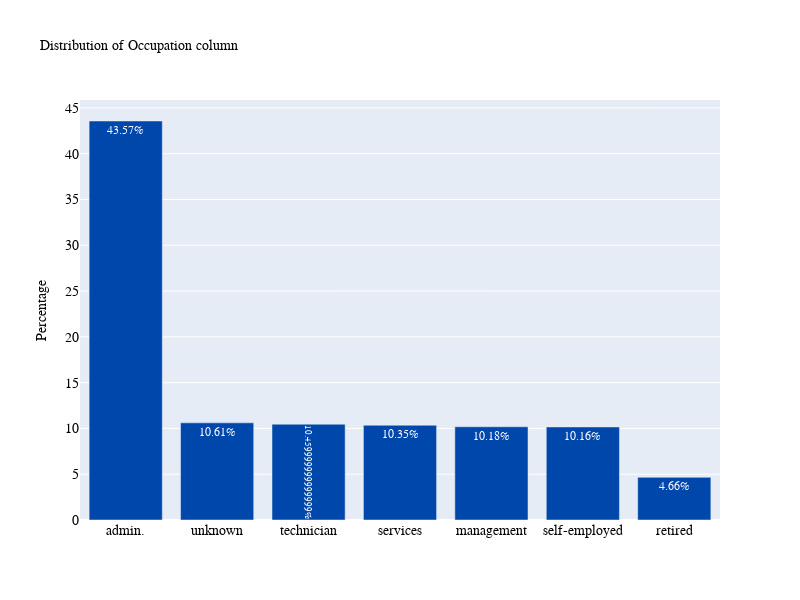

The notebook cell saved with this chart:
### Code cell
plot_bar('Occupation')

### Figure 1 — Plotly figure (JSON) as saved in the notebook; plotly's stock layout.template omitted (floating-point values rounded to 4 significant figures)
{"data": [{"marker": {"color": "#0047AB"}, "text": ["43.57%", "10.61%", "10.459999999999999%", "10.35%", "10.18%", "10.16%", "4.66%"], "textposition": "auto", "type": "bar", "x": ["admin.", "unknown", "technician", "services", "management", "self-employed", "retired"], "y": [43.57, 10.61, 10.46, 10.35, 10.18, 10.16, 4.66]}], "layout": {"autosize": false, "font": {"color": "white", "family": "Courier New, monospace", "size": 12}, "height": 600, "title": {"font": {"color": "black", "family": "Courier New, monospace", "size": 14}, "text": "Distribution of Occupation column"}, "width": 800, "xaxis": {"tickfont": {"color": "black", "family": "Courier New, monospace", "size": 14}}, "yaxis": {"tickfont": {"color": "black", "family": "Courier New, monospace", "size": 14}, "title": {"font": {"color": "black", "size": 14}, "text": "Percentage"}}}}
